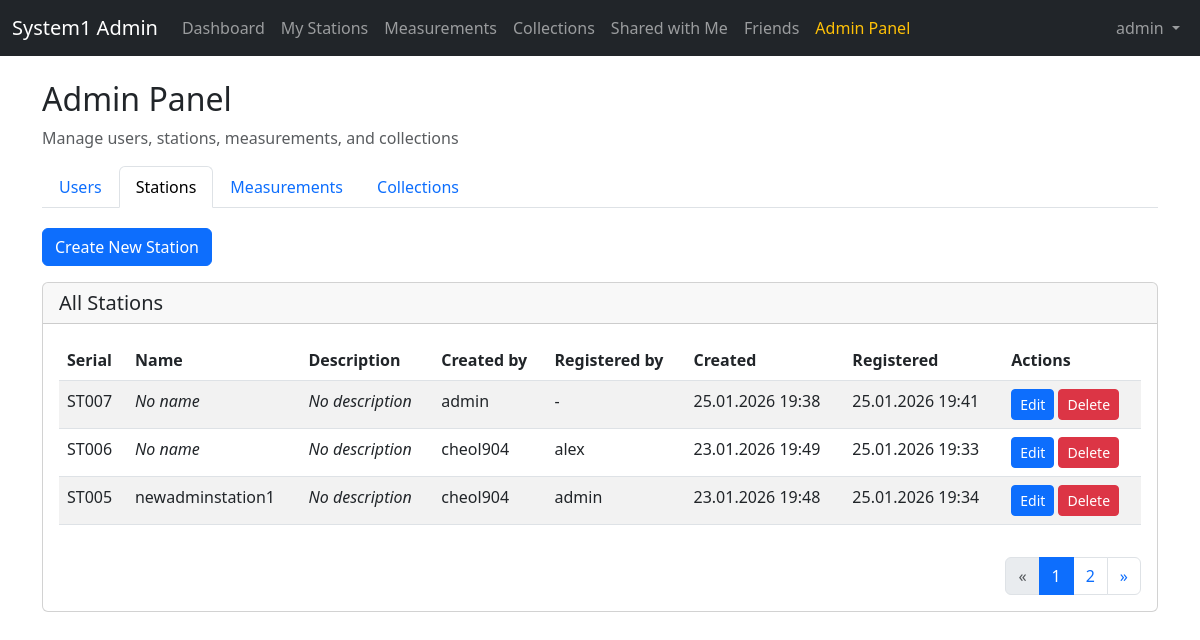
Page /admin/panel.php?tab=stations (signed in) on the committed database.
### tables this page shows
CREATE TABLE `station` (
  `pk_serialNumber` varchar(50) NOT NULL,
  `name` varchar(100) DEFAULT NULL,
  `description` varchar(1000) DEFAULT NULL,
  `fk_createdBy` varchar(50) DEFAULT NULL,
  `fk_registeredBy` varchar(50) DEFAULT NULL,
  `createdAt` datetime NOT NULL,
  `registeredAt` datetime DEFAULT NULL
);

### includes/functions.php (called while the page is built, shortened)
<?php
function isLoggedIn() {
    return isset($_SESSION['user_id']);
}
function isAdmin() {
    return isset($_SESSION['is_admin']) && $_SESSION['is_admin'] === true;
}
function formatDateTime($datetime) {
    $dt = new DateTime($datetime);
    return $dt->format('d.m.Y H:i');
}
function e($string) {
    return htmlspecialchars($string, ENT_QUOTES, 'UTF-8');
}
?>

### services/stations.php (called while the page is built, shortened)
<?php
function svc_adminCountStations($conn)
{
    $sql = "SELECT COUNT(*) AS cnt FROM station";
    $result = $conn->query($sql);
    $row = $result->fetch_assoc();
    return (int)$row['cnt'];
}
function svc_adminGetStationsPage($conn, $page, $perPage)
{
    $page    = (int)$page;
    $perPage = (int)$perPage;
    $offset = ($page - 1) * $perPage;
    $sql = "
        SELECT
            s.pk_serialNumber,
            s.name,
            s.description,
            s.fk_createdBy,
            s.fk_registeredBy,
            s.createdAt,
            s.registeredAt,
            uc.firstName AS createdByFirstName,
            uc.lastName  AS createdByLastName,
            ur.firstName AS registeredByFirstName,
            ur.lastName  AS registeredByLastName
        FROM station s
        LEFT JOIN user uc ON s.fk_createdBy    = uc.pk_username
        LEFT JOIN user ur ON s.fk_registeredBy = ur.pk_username
        ORDER BY s.createdAt DESC
        LIMIT $perPage OFFSET $offset
    ";
    $result = $conn->query($sql);
    return $result->fetch_all(MYSQLI_ASSOC);
}

### admin/tabs/tab_stations.php (the view, shortened to what this page needs)
<?php
require_once __DIR__ . '/../../services/stations.php';
$perPage = 3;
$currentPage = isset($_GET['page']) ? (int)$_GET['page'] : 1;
$totalStations = svc_adminCountStations($conn);
$totalPages    = max(1, (int)ceil($totalStations / $perPage));
try {
    $stations = svc_adminGetStationsPage($conn, $currentPage, $perPage);
} catch (Throwable $e) {
    $stations  = [];
    $loadError = $e->getMessage();
}
?>
<button class="btn btn-primary mb-3" data-bs-toggle="modal" data-bs-target="#createStationModal">
  Create New Station
</button>
<div class="card">
  <div class="card-header">
    <h5 class="mb-0">All Stations</h5>
  </div>
  <div class="card-body">
    <div class="table-responsive">
      <table class="table table-striped">
        <thead>
          <tr>
            <th class="text-nowrap">Serial</th>
            <th class="text-nowrap">Name</th>
            <th class="text-nowrap">Description</th>
            <th class="text-nowrap">Created by</th>
            <th class="text-nowrap">Registered by</th>
            <th class="text-nowrap">Created</th>
            <th class="text-nowrap">Registered</th>
            <th class="text-nowrap">Actions</th>
          </tr>
        </thead>
        <tbody>
        <?php if (empty($stations)): ?>
          <tr>
            <td colspan="8" class="text-center text-muted">No stations found.</td>
          </tr>
        <?php else: ?>
          <?php foreach ($stations as $st): ?>
            <?php
              $serial     = $st['pk_serialNumber'];
              $created    = $st['createdAt']    ? formatDateTime($st['createdAt'])    : '-';
              $registered = $st['registeredAt'] ? formatDateTime($st['registeredAt']) : '-';
              $rawName  = $st['name'] ?: 'No name';
              $trimName = (strlen($rawName) > 30) ? substr($rawName, 0, 30) . "…" : $rawName;
              $rawDesc  = $st['description'] ?: 'No description';
              $trimDesc = (strlen($rawDesc) > 30) ? substr($rawDesc, 0, 30) . "…" : $rawDesc;
            ?>
            <tr>
              <td><?php echo e($serial); ?></td>
              <td>
                <?php
                  if ($st['name']) {
                      echo e($trimName);
                  } else {
                      echo '<i>No name</i>';
                  }
                ?>
              </td>
              <td>
                <?php
                  if ($st['description']) {
                      echo e($trimDesc);
                  } else {
                      echo '<i>No description</i>';
                  }
                ?>
              </td>
              <td class="text-nowrap"><?php echo e($st['fk_createdBy']    ?: '-'); ?></td>
              <td class="text-nowrap"><?php echo e($st['fk_registeredBy'] ?: '-'); ?></td>
              <td class="text-nowrap"><?php echo e($created); ?></td>
              <td class="text-nowrap"><?php echo e($registered); ?></td>
              <td class="text-nowrap">
                <button class="btn btn-sm btn-primary"
                        data-bs-toggle="modal"
                        data-bs-target="#editStationModal"
                        data-serial="<?php echo e($serial); ?>"
                        data-name="<?php echo e($st['name'] ?? ''); ?>"
                        data-description="<?php echo e($st['description'] ?? ''); ?>"
                        data-owner="<?php echo e($st['fk_registeredBy'] ?? ''); ?>">
                  Edit
                </button>
                <button class="btn btn-sm btn-danger"
                        data-bs-toggle="modal"
                        data-bs-target="#deleteStationModal"
                        data-serial="<?php echo e($serial); ?>">
                  Delete
                </button>
              </td>
            </tr>
          <?php endforeach; ?>
        <?php endif; ?>
        </tbody>
      </table>
    </div>
    <?php if ($totalPages > 1): ?>
      <nav aria-label="Stations pagination" class="mt-3">
        <ul class="pagination justify-content-end mb-0">
          <?php $prevPage = max(1, $currentPage - 1); ?>
          <li class="page-item <?php echo ($currentPage <= 1) ? 'disabled' : ''; ?>">
            <a class="page-link"
               href="/admin/panel.php?tab=stations&page=<?php echo $prevPage; ?>"
               aria-label="Previous">
              &laquo;
            </a>
          </li>
          <?php
          $maxVisible = 5;
          if ($totalPages <= $maxVisible) {
              for ($p = 1; $p <= $totalPages; $p++): ?>
                <li class="page-item <?php echo ($p === $currentPage) ? 'active' : ''; ?>">
                  <a class="page-link"
                     href="/admin/panel.php?tab=stations&page=<?php echo $p; ?>">
                    <?php echo $p; ?>
                  </a>
                </li>
              <?php endfor;
          } ?>
          <?php $nextPage = min($totalPages, $currentPage + 1); ?>
          <li class="page-item <?php echo ($currentPage >= $totalPages) ? 'disabled' : ''; ?>">
            <a class="page-link"
               href="/admin/panel.php?tab=stations&page=<?php echo $nextPage; ?>"
               aria-label="Next">
              &raquo;
            </a>
          </li>
        </ul>
      </nav>
    <?php endif; ?>
  </div>
</div>

### includes/header.php (shortened to what this page needs)
<!DOCTYPE html>
<html lang="en">
<head>
    <link href="https://cdn.jsdelivr.net/npm/bootstrap@5.3.0/dist/css/bootstrap.min.css" rel="stylesheet">
    <link rel="stylesheet" href="../assets/css/style.css">
</head>
<body>
    <nav class="navbar navbar-expand-lg navbar-dark bg-dark">
        <div class="container-fluid">
            <a class="navbar-brand" href=""><?php echo e($_SESSION['full_name'] ?? ''); ?></a>
            <div class="collapse navbar-collapse" id="navbarNav">
                <?php if (isLoggedIn()): ?>
                <ul class="navbar-nav me-auto">
                    <li class="nav-item">
                        <a class="nav-link" href="../user/dashboard.php">Dashboard</a>
                    </li>
                    <li class="nav-item">
                        <a class="nav-link" href="../user/stations.php">My Stations</a>
                    </li>
                    <li class="nav-item">
                        <a class="nav-link" href="../user/measurements.php">Measurements</a>
                    </li>
                    <li class="nav-item">
                        <a class="nav-link" href="../user/collections.php">Collections</a>
                    </li>
                    <li class="nav-item">
                        <a class="nav-link" href="../user/shared.php">Shared with Me</a>
                    </li>
                    <li class="nav-item">
                        <a class="nav-link" href="../user/friends.php">Friends</a>
                    </li>
                    <?php if (isAdmin()): ?>
                    <li class="nav-item">
                        <a class="nav-link text-warning" href="../admin/panel.php">Admin Panel</a>
                    </li>
                    <?php endif; ?>
                </ul>
                <ul class="navbar-nav">
                    <li class="nav-item dropdown">
                        <a class="nav-link dropdown-toggle" href="#" id="userDropdown" role="button" data-bs-toggle="dropdown">
                            <?php echo e($_SESSION['username']); ?>
                        </a>
                    </li>
                </ul>
                <?php endif; ?>
            </div>
        </div>
    </nav>
    <div class="container mt-4">

### admin/panel.php (shortened to what this page needs)
<?php
require_once '../config/database.php';
require_once '../includes/functions.php';
require_once '../includes/header.php';
$activeTab = $_GET['tab'] ?? 'users';
?>
<div class="row">
  <div class="col-12">
    <h2>Admin Panel</h2>
    <p class="text-muted">Manage users, stations, measurements, and collections</p>
    <ul class="nav nav-tabs admin-tabs" role="tablist">
      <li class="nav-item">
        <a class="nav-link <?= $activeTab==='users'?'active':'' ?>" href="?tab=users">Users</a>
      </li>
      <li class="nav-item">
        <a class="nav-link <?= $activeTab==='stations'?'active':'' ?>" href="?tab=stations">Stations</a>
      </li>
      <li class="nav-item">
        <a class="nav-link <?= $activeTab==='measurements'?'active':'' ?>" href="?tab=measurements">Measurements</a>
      </li>
      <li class="nav-item">
        <a class="nav-link <?= $activeTab==='collections'?'active':'' ?>" href="?tab=collections">Collections</a>
      </li>
    </ul>
    <div class="mt-3">
      <?php
        switch ($activeTab) {
          case 'stations':     include __DIR__.'/tabs/tab_stations.php'; break;
        }
      ?>
    </div>
  </div>
</div>
<?php require_once '../includes/footer.php'; ?>

### includes/footer.php
</div>
</body>
</html>

### assets/css/style.css (style rules this page uses)
body { min-height: 100vh; display: flex; flex-direction: column; }
.container { flex: 1; }
.admin-tabs { margin-bottom: 20px; }

### rows in the picture
station: pk_serialNumber "ST007", shows "No name", shows "No description", fk_createdBy "admin", fk_registeredBy "-", createdAt "25.01.2026 19:38", registeredAt "25.01.2026 19:41"
station: pk_serialNumber "ST006", shows "No name", shows "No description", fk_createdBy "cheol904", fk_registeredBy "alex", createdAt "23.01.2026 19:49", registeredAt "25.01.2026 19:33"
station: pk_serialNumber "ST005", name "newadminstation1", description "No description", fk_createdBy "cheol904", fk_registeredBy "admin", createdAt "23.01.2026 19:48", registeredAt "25.01.2026 19:34"

### other values in the picture
$_SESSION['full_name'] "System1 Admin"
$_SESSION['username'] "admin"
